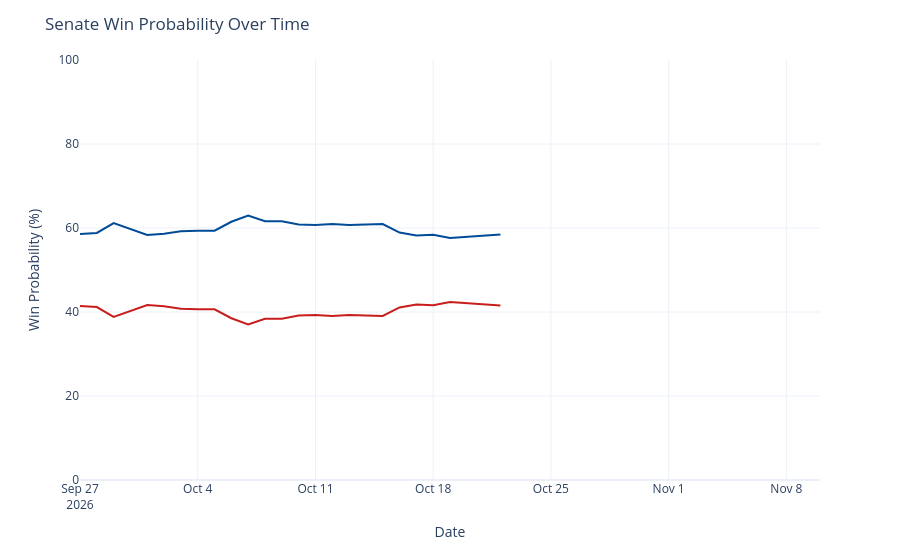

This figure's notebook cell:
### Code cell
chance_over_time = output_ts[(output_ts['geo'] == 'US Senate') &
                             (output_ts['type'] == 'chance')]
chance_over_time['rep_chance'] = chance_over_time['y'].map(lambda x: 100 - x)
chance_over_time = chance_over_time.rename({'y': 'Democrats', 'rep_chance': 'Republicans'}, axis=1)
chance_time_ser = px.line(chance_over_time, x='date', y=['Democrats', 'Republicans'], template='plotly_white',
                         color_discrete_map={'Democrats': '#004b97', 'Republicans': '#c71e1d'},)
chance_time_ser.update_traces(hovertemplate="%{y:.1f}%")
chance_time_ser.update_layout(
    xaxis=dict(range=[pd.to_datetime('2026-09-27'), pd.to_datetime('2026-11-10')]),
    yaxis=dict(range=[0, 100]),
    xaxis_title='Date',
    yaxis_title='Win Probability (%)',
    title=dict(text="Senate Win Probability Over Time"),
    hovermode="x",
    showlegend=False
)
chance_time_ser

### Figure 1 — Plotly figure (JSON) as saved in the notebook; plotly's stock layout.template omitted (floating-point values rounded to 4 significant figures)
{"data": [{"hovertemplate": "%{y:.1f}%", "legendgroup": "Democrats", "line": {"color": "#004b97", "dash": "solid"}, "marker": {"symbol": "circle"}, "mode": "lines", "name": "Democrats", "orientation": "v", "showlegend": true, "type": "scatter", "x": ["2026-09-27", "2026-09-28", "2026-09-29", "2026-09-30", "2026-10-01", "2026-10-02", "2026-10-03", "2026-10-04", "2026-10-05", "2026-10-06", "2026-10-07", "2026-10-08", "2026-10-09", "2026-10-10", "2026-10-11", "2026-10-12", "2026-10-13", "2026-10-15", "2026-10-16", "2026-10-17", "2026-10-18", "2026-10-19", "2026-10-20", "2026-10-21", "2026-10-22"], "xaxis": "x", "y": [58.6, 58.83, 61.17, 59.8, 58.36, 58.64, 59.21, 59.34, 59.36, 61.49, 62.99, 61.61, 61.59, 60.85, 60.69, 60.92, 60.74, 60.95, 58.91, 58.21, 58.41, 57.61, 57.88, 58.25, 58.48], "yaxis": "y"}, {"hovertemplate": "%{y:.1f}%", "legendgroup": "Republicans", "line": {"color": "#c71e1d", "dash": "solid"}, "marker": {"symbol": "circle"}, "mode": "lines", "name": "Republicans", "orientation": "v", "showlegend": true, "type": "scatter", "x": ["2026-09-27", "2026-09-28", "2026-09-29", "2026-09-30", "2026-10-01", "2026-10-02", "2026-10-03", "2026-10-04", "2026-10-05", "2026-10-06", "2026-10-07", "2026-10-08", "2026-10-09", "2026-10-10", "2026-10-11", "2026-10-12", "2026-10-13", "2026-10-15", "2026-10-16", "2026-10-17", "2026-10-18", "2026-10-19", "2026-10-20", "2026-10-21", "2026-10-22"], "xaxis": "x", "y": [41.4, 41.17, 38.83, 40.2, 41.64, 41.36, 40.79, 40.66, 40.64, 38.51, 37.01, 38.39, 38.41, 39.15, 39.31, 39.08, 39.26, 39.05, 41.09, 41.79, 41.59, 42.39, 42.12, 41.75, 41.52], "yaxis": "y"}], "layout": {"hovermode": "x", "legend": {"title": {"text": "variable"}, "tracegroupgap": 0}, "margin": {"t": 60}, "showlegend": false, "title": {"text": "Senate Win Probability Over Time"}, "xaxis": {"anchor": "y", "domain": [0, 1], "range": ["2026-09-27T00:00:00", "2026-11-10T00:00:00"], "title": {"text": "Date"}}, "yaxis": {"anchor": "x", "domain": [0, 1], "range": [0, 100], "title": {"text": "Win Probability (%)"}}}}
